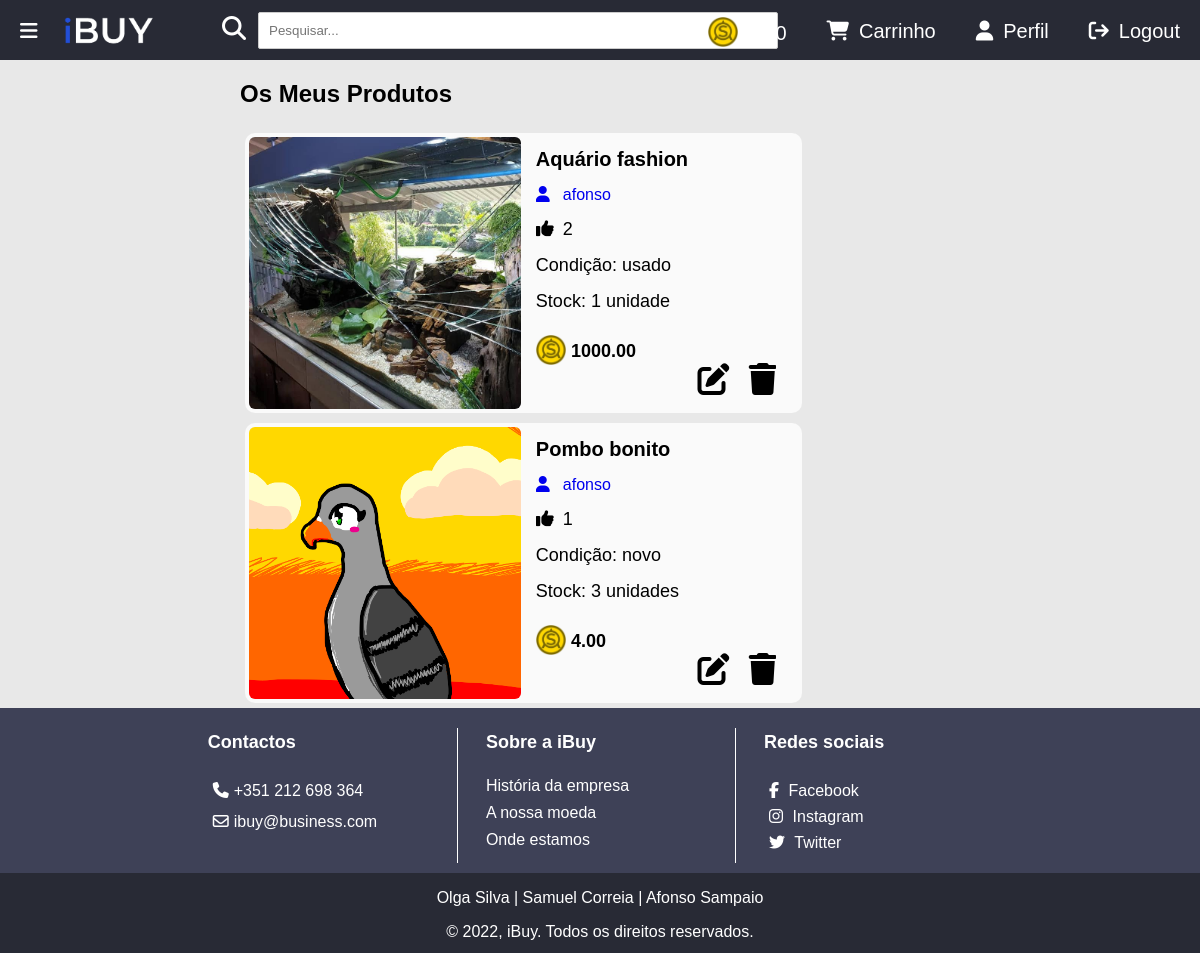
Before: /ibuy/meusprodutos (signed in) with the older database file.
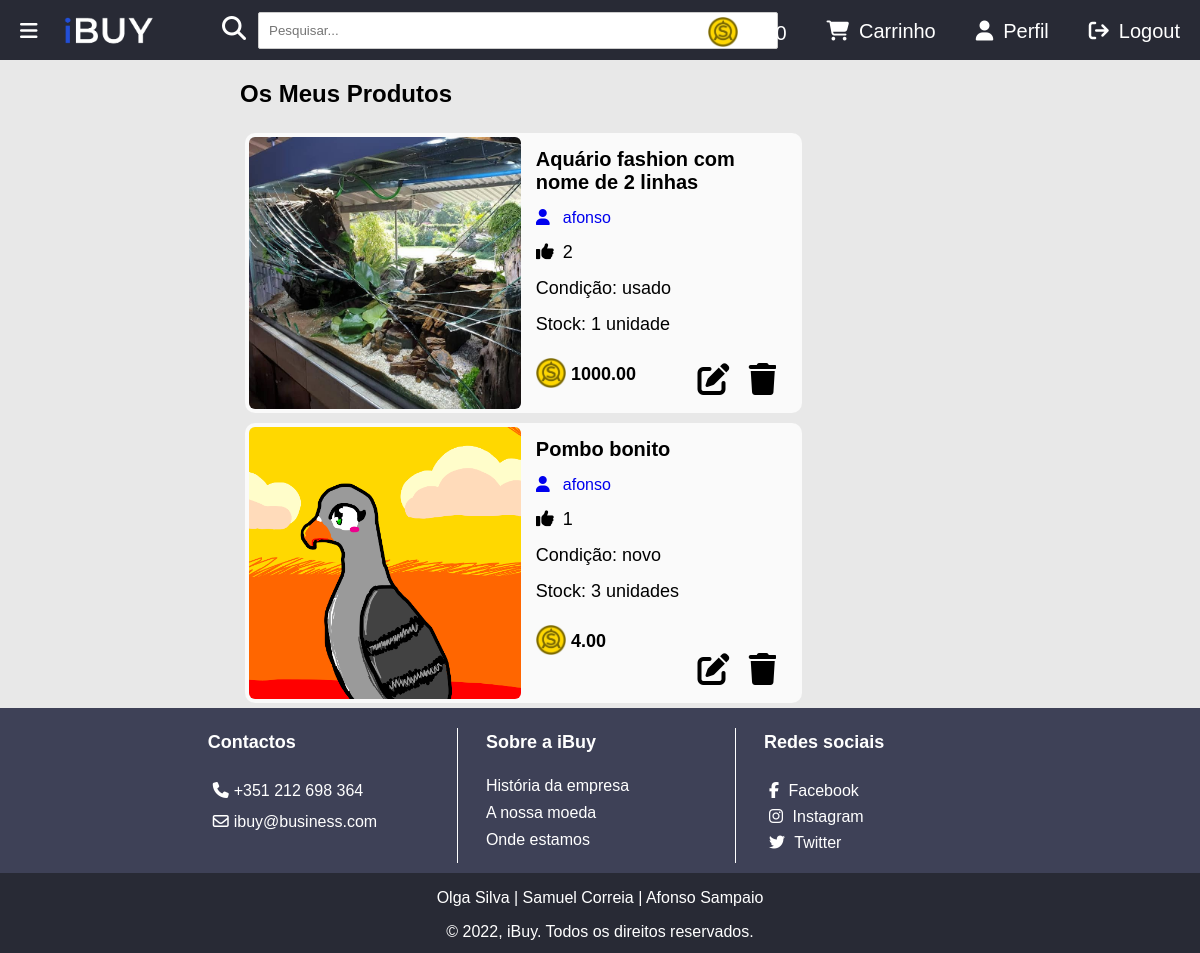
After: the same page with the newer database file.
### ibuy/models.py (models this page shows)
class Produto(models.Model):
    user = models.ForeignKey(User, on_delete=models.CASCADE, default="")
    likes = models.ManyToManyField(User, related_name='likes')
    nome = models.CharField(max_length=100)
    categoria = models.ForeignKey(Categoria, on_delete=models.CASCADE, default="", related_name="Categoria")
    quantidade = models.IntegerField(default=0)
    descricao = models.TextField()  # mudar
    preco = models.DecimalField(max_digits=6, decimal_places=2, default=0.00)
    imagem = models.CharField(max_length=100, default='produto.png')
    video_embed = models.CharField(max_length=1000, blank=True)
    NOVO = 'novo'
    USADO = 'usado'
    OPCOES_CONDICAO = (
        (NOVO, 'Novo'),
        (USADO, 'Usado'),
    )
    condicao = models.CharField(choices=OPCOES_CONDICAO, default=NOVO, max_length=100)
    def total_likes(self):
        return self.likes.count()

### ibuy/views.py (the view)
# urls.py: path('meusprodutos', views.meusprodutos, name='meusprodutos'),
@login_required(login_url=reverse_lazy('ibuy:loginuser'))
@user_passes_test(is_user, login_url=reverse_lazy('ibuy:erro'))
def meusprodutos(request):
    lista_produtos = Produto.objects.filter(user_id=request.user.id)
    context = {'lista_produtos': lista_produtos}
    return render(request, 'ibuy/meusprodutos.html', context)

### ibuy/views.py (called while the page is built)
def is_admin(user):
    if user.is_superuser:
        return True
    return False

def is_user(user):
    return not is_admin(user)

### ibuy/templates/ibuy/meusprodutos.html (shortened to what this page needs)
{% extends "ibuy/index.html" %}
{% load static %}
{% block content %}
<body>
{% if lista_produtos %}
<h2>Os Meus Produtos</h2>
{% for produto in lista_produtos %}
<a href="{% url 'ibuy:produto' produto.id %}">
            <section style="cursor: pointer;" class="object-wrap" id="{{ produto.id }}">
                <a href="{% url 'ibuy:produto' produto.id %}">
                    <section class="object-img">
                        <img src="{% static 'media/images/produto/' %}{{ produto.imagem }}" alt="Produto"
                             id="img-produto">
                    </section>
                </a>
                <section class="object-details-wrap">
                    <section class="object-name">
                        <a href="{% url 'ibuy:produto' produto.id %}">
                            {{ produto.nome }}
                        </a>
                    </section>
                    <section class="index-product-username">
                        <a href="{% url 'ibuy:perfil' produto.user.id %}">
                            <i class="fa-solid fa-user"></i>{{ produto.user.username }}
                        </a>
                    </section>
                    <section class="object-detail-one"><i class="fa-solid fa-thumbs-up"></i>{{ produto.total_likes }}
                    </section>
                    <section class="object-detail-two">Condição: {{ produto.condicao }}
                    </section>
                    <section class="object-detail-three">Stock: {{ produto.quantidade }} unidade{{ produto.quantidade|pluralize }}
                    </section>
                    <section class="object-detail-four"><img src="{% static 'ibuy/images/coin.png' %}"
                                                             alt="Moeda do website" width="30" height="30">  {{ produto.preco }}
                    </section>
                    <section class="admin-object-options">
                        <a href="{% url 'ibuy:alterarproduto' produto.id %}">
                            <i class="fa-solid fa-pen-to-square fa-2xl"></i>
                        </a>
                        <a href="{% url 'ibuy:apagarproduto' produto.id %}">
                            <i class="fa-solid fa-trash fa-2xl"></i>
                        </a>
                    </section>
                </section>
            </section>
        </a>
{% endfor %}
{% else %}
<p>Nao tem nada a venda.</p>
{% endif %}
</body>
{% endblock %}

Changed rows visible on the page:
changed Produto "usado": nome "Aquário fashion" → "Aquário fashion com nome de 2 linhas"
